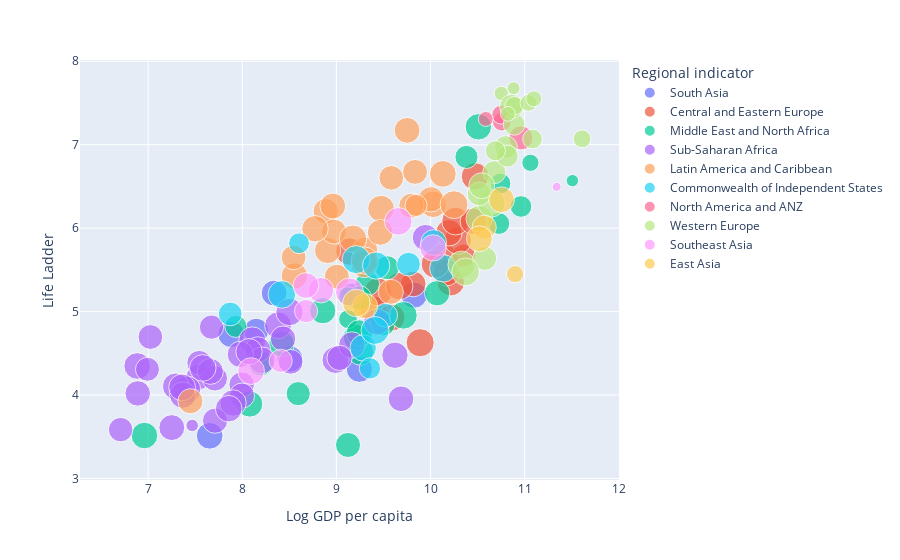

The code cell stored with this chart in its notebook:
### Code cell
#Essayons de faire apparaite la corruption sur les graphes plus haut

import plotly.express as px
import plotly.graph_objects as go

fig = px.scatter(df_global2_mean_region, x='Log GDP per capita',y='Life Ladder',color='Regional indicator',
                 size="Perceptions of corruption",hover_data=['Country name','Perceptions of corruption'])
fig.show()

### Figure 1 — Plotly figure (JSON) as saved in the notebook; plotly's stock layout.template omitted (floating-point values rounded to 4 significant figures)
{"data": [{"customdata": [["Afghanistan", 0.8495], ["Bangladesh", 0.7389], ["Bhutan", 0.6953], ["India", 0.8251], ["Maldives", 0.825], ["Nepal", 0.8451], ["Pakistan", 0.7977], ["Sri Lanka", 0.8219]], "hovertemplate": "Regional indicator=South Asia<br>Log GDP per capita=%{x}<br>Life Ladder=%{y}<br>Perceptions of corruption=%{customdata[1]}<br>Country name=%{customdata[0]}<extra></extra>", "legendgroup": "South Asia", "marker": {"color": "#636efa", "size": [0.8495, 0.7389, 0.6953, 0.8251, 0.825, 0.8451, 0.7977, 0.8219], "sizemode": "area", "sizeref": 0.00238, "symbol": "circle"}, "mode": "markers", "name": "South Asia", "orientation": "v", "showlegend": true, "type": "scatter", "x": [7.654, 8.149, 9.17, 8.506, 9.826, 7.883, 8.339, 9.245], "xaxis": "x", "y": [3.512, 4.771, 5.197, 4.432, 5.198, 4.728, 5.222, 4.31], "yaxis": "y"}, {"customdata": [["Albania", 0.8716], ["Bosnia and Herzegovina", 0.9432], ["Bulgaria", 0.9412], ["Croatia", 0.9287], ["Czech Republic", 0.9024], ["Estonia", 0.6568], ["Hungary", 0.9039], ["Kosovo", 0.9095], ["Latvia", 0.858], ["Lithuania", 0.9126], ["Montenegro", 0.7871], ["North Macedonia", 0.8744], ["Poland", 0.8371], ["Romania", 0.9521], ["Serbia", 0.894], ["Slovakia", 0.9161], ["Slovenia", 0.8396]], "hovertemplate": "Regional indicator=Central and Eastern Europe<br>Log GDP per capita=%{x}<br>Life Ladder=%{y}<br>Perceptions of corruption=%{customdata[1]}<br>Country name=%{customdata[0]}<extra></extra>", "legendgroup": "Central and Eastern Europe", "marker": {"color": "#EF553B", "size": [0.8716, 0.9432, 0.9412, 0.9287, 0.9024, 0.6568, 0.9039, 0.9095, 0.858, 0.9126, 0.7871, 0.8744, 0.8371, 0.9521, 0.894, 0.9161, 0.8396], "sizemode": "area", "sizeref": 0.00238, "symbol": "circle"}, "mode": "markers", "name": "Central and Eastern Europe", "orientation": "v", "showlegend": true, "type": "scatter", "x": [9.394, 9.442, 9.89, 10.14, 10.47, 10.35, 10.21, 9.139, 10.17, 10.29, 9.816, 9.586, 10.2, 10.05, 9.668, 10.27, 10.46], "xaxis": "x", "y": [5.026, 5.235, 4.627, 5.646, 6.62, 5.67, 5.353, 5.719, 5.468, 5.853, 5.331, 4.928, 5.945, 5.57, 5.305, 6.084, 6.083], "yaxis": "y"}, {"customdata": [["Algeria", 0.6998], ["Bahrain", 0.5678], ["Central African Republic", 0.842], ["Djibouti", 0.5815], ["Egypt", 0.8232], ["Iran", 0.7161], ["Iraq", 0.8121], ["Israel", 0.8323], ["Jordan", 0.7026], ["Kuwait", 0.5587], ["Lebanon", 0.909], ["Libya", 0.687], ["Morocco", 0.8177], ["Oman", 0.636], ["Palestinian Territories", 0.7966], ["Qatar", 0.184], ["Saudi Arabia", 0.5137], ["Somalia", 0.4357], ["Somaliland region", 0.4188], ["South Sudan", 0.7495], ["Sudan", 0.7258], ["Syria", 0.6961], ["Tunisia", 0.8389], ["Turkey", 0.7684], ["United Arab Emirates", 0.354], ["Yemen", 0.8204]], "hovertemplate": "Regional indicator=Middle East and North Africa<br>Log GDP per capita=%{x}<br>Life Ladder=%{y}<br>Perceptions of corruption=%{customdata[1]}<br>Country name=%{customdata[0]}<extra></extra>", "legendgroup": "Middle East and North Africa", "marker": {"color": "#00cc96", "size": [0.6998, 0.5678, 0.842, 0.5815, 0.8232, 0.7161, 0.8121, 0.8323, 0.7026, 0.5587, 0.909, 0.687, 0.8177, 0.636, 0.7966, 0.184, 0.5137, 0.4357, 0.4188, 0.7495, 0.7258, 0.6961, 0.8389, 0.7684, 0.354, 0.8204], "sizemode": "area", "sizeref": 0.00238, "symbol": "circle"}, "mode": "markers", "name": "Middle East and North Africa", "orientation": "v", "showlegend": true, "type": "scatter", "x": [9.33, 10.73, 6.961, 7.933, 9.256, 9.496, 9.212, 10.51, 9.244, 10.96, 9.712, 9.539, 8.855, 10.38, 8.418, 11.51, 10.74, 9.123, 9.123, 9.123, 8.2, 8.595, 9.245, 10.07, 11.06, 8.079], "xaxis": "x", "y": [5.334, 6.055, 3.515, 4.822, 4.515, 4.854, 4.69, 7.215, 5.165, 6.26, 4.955, 5.526, 5.011, 6.853, 4.612, 6.569, 6.535, 5.183, 4.909, 3.402, 4.379, 4.017, 4.744, 5.22, 6.783, 3.893], "yaxis": "y"}, {"customdata": [["Angola", 0.8668], ["Benin", 0.7749], ["Botswana", 0.7835], ["Burkina Faso", 0.7614], ["Burundi", 0.7115], ["Cameroon", 0.8769], ["Chad", 0.8663], ["Comoros", 0.757], ["Congo (Brazzaville)", 0.7807], ["Congo (Kinshasa)", 0.8455], ["Ethiopia", 0.7305], ["Gabon", 0.8284], ["Gambia", 0.7017], ["Ghana", 0.8606], ["Guinea", 0.7672], ["Ivory Coast", 0.7697], ["Kenya", 0.8611], ["Lesotho", 0.8276], ["Liberia", 0.852], ["Madagascar", 0.8351], ["Malawi", 0.7727], ["Mali", 0.8019], ["Mauritania", 0.7314], ["Mauritius", 0.8239], ["Mozambique", 0.7296], ["Namibia", 0.8346], ["Niger", 0.684], ["Nigeria", 0.8933], ["Rwanda", 0.1845], ["Senegal", 0.8217], ["Sierra Leone", 0.8562], ["South Africa", 0.8439], ["Swaziland", 0.7602], ["Tanzania", 0.7558], ["Togo", 0.8001], ["Uganda", 0.8458], ["Zambia", 0.8285], ["Zimbabwe", 0.8427]], "hovertemplate": "Regional indicator=Sub-Saharan Africa<br>Log GDP per capita=%{x}<br>Life Ladder=%{y}<br>Perceptions of corruption=%{customdata[1]}<br>Country name=%{customdata[0]}<extra></extra>", "legendgroup": "Sub-Saharan Africa", "marker": {"color": "#ab63fa", "size": [0.8668, 0.7749, 0.7835, 0.7614, 0.7115, 0.8769, 0.8663, 0.757, 0.7807, 0.8455, 0.7305, 0.8284, 0.7017, 0.8606, 0.7672, 0.7697, 0.8611, 0.8276, 0.852, 0.8351, 0.7727, 0.8019, 0.7314, 0.8239, 0.7296, 0.8346, 0.684, 0.8933, 0.1845, 0.8217, 0.8562, 0.8439, 0.7602, 0.7558, 0.8001, 0.8458, 0.8285, 0.8427], "sizemode": "area", "sizeref": 0.00238, "symbol": "circle"}, "mode": "markers", "name": "Sub-Saharan Africa", "orientation": "v", "showlegend": true, "type": "scatter", "x": [8.99, 7.994, 9.687, 7.538, 6.708, 8.107, 7.416, 7.997, 8.166, 6.884, 7.543, 9.622, 7.673, 8.38, 7.709, 8.433, 8.208, 7.903, 7.294, 7.368, 6.89, 7.661, 8.514, 9.946, 7.024, 9.164, 6.993, 8.502, 7.468, 7.98, 7.361, 9.431, 9.034, 7.711, 7.252, 7.58, 8.072, 7.856], "xaxis": "x", "y": [4.42, 4.125, 3.956, 4.216, 3.586, 4.655, 4.066, 3.993, 4.545, 4.348, 4.387, 4.477, 4.814, 4.836, 4.2, 4.676, 4.416, 3.905, 4.105, 4.0, 4.02, 4.283, 4.398, 5.887, 4.696, 4.599, 4.309, 4.995, 3.636, 4.488, 4.092, 4.878, 4.446, 3.693, 3.61, 4.325, 4.52, 3.837], "yaxis": "y"}, {"customdata": [["Argentina", 0.8416], ["Belize", 0.7755], ["Bolivia", 0.8218], ["Brazil", 0.7249], ["Chile", 0.7745], ["Colombia", 0.8473], ["Costa Rica", 0.7951], ["Cuba", 0.7458], ["Dominican Republic", 0.7486], ["Ecuador", 0.7746], ["El Salvador", 0.7406], ["Guatemala", 0.7943], ["Guyana", 0.836], ["Haiti", 0.7495], ["Honduras", 0.8346], ["Jamaica", 0.8999], ["Mexico", 0.7401], ["Nicaragua", 0.7303], ["Panama", 0.8549], ["Paraguay", 0.8348], ["Peru", 0.8825], ["Suriname", 0.751], ["Trinidad and Tobago", 0.927], ["Uruguay", 0.5833], ["Venezuela", 0.7972]], "hovertemplate": "Regional indicator=Latin America and Caribbean<br>Log GDP per capita=%{x}<br>Life Ladder=%{y}<br>Perceptions of corruption=%{customdata[1]}<br>Country name=%{customdata[0]}<extra></extra>", "legendgroup": "Latin America and Caribbean", "marker": {"color": "#FFA15A", "size": [0.8416, 0.7755, 0.8218, 0.7249, 0.7745, 0.8473, 0.7951, 0.7458, 0.7486, 0.7746, 0.7406, 0.7943, 0.836, 0.7495, 0.8346, 0.8999, 0.7401, 0.7303, 0.8549, 0.8348, 0.8825, 0.751, 0.927, 0.5833, 0.7972], "sizemode": "area", "sizeref": 0.00238, "symbol": "circle"}, "mode": "markers", "name": "Latin America and Caribbean", "orientation": "v", "showlegend": true, "type": "scatter", "x": [10.03, 8.887, 8.907, 9.584, 10.0, 9.475, 9.751, 9.005, 9.578, 9.303, 8.974, 8.962, 8.773, 7.449, 8.554, 9.176, 9.836, 8.546, 10.13, 9.296, 9.302, 9.797, 10.25, 9.847, 9.466], "xaxis": "x", "y": [6.286, 6.204, 5.732, 6.603, 6.345, 6.234, 7.172, 5.418, 5.237, 5.742, 5.959, 6.265, 5.993, 3.926, 5.428, 5.873, 6.674, 5.65, 6.65, 5.566, 5.611, 6.269, 6.281, 6.272, 5.949], "yaxis": "y"}, {"customdata": [["Armenia", 0.832], ["Azerbaijan", 0.6855], ["Belarus", 0.6682], ["Georgia", 0.5421], ["Kazakhstan", 0.7936], ["Kyrgyzstan", 0.9034], ["Moldova", 0.9327], ["Russia", 0.9025], ["Tajikistan", 0.6709], ["Turkmenistan", 0.888], ["Ukraine", 0.9321], ["Uzbekistan", 0.5149]], "hovertemplate": "Regional indicator=Commonwealth of Independent States<br>Log GDP per capita=%{x}<br>Life Ladder=%{y}<br>Perceptions of corruption=%{customdata[1]}<br>Country name=%{customdata[0]}<extra></extra>", "legendgroup": "Commonwealth of Independent States", "marker": {"color": "#19d3f3", "size": [0.832, 0.6855, 0.6682, 0.5421, 0.7936, 0.9034, 0.9327, 0.9025, 0.6709, 0.888, 0.9321, 0.5149], "sizemode": "area", "sizeref": 0.00238, "symbol": "circle"}, "mode": "markers", "name": "Commonwealth of Independent States", "orientation": "v", "showlegend": true, "type": "scatter", "x": [9.285, 9.523, 9.766, 9.356, 10.03, 8.421, 9.21, 10.14, 7.872, 9.423, 9.411, 8.603], "xaxis": "x", "y": [4.565, 4.956, 5.569, 4.32, 5.828, 5.206, 5.623, 5.518, 4.972, 5.552, 4.774, 5.819], "yaxis": "y"}, {"customdata": [["Australia", 0.4173], ["Canada", 0.4177], ["New Zealand", 0.2646], ["United States", 0.6889]], "hovertemplate": "Regional indicator=North America and ANZ<br>Log GDP per capita=%{x}<br>Life Ladder=%{y}<br>Perceptions of corruption=%{customdata[1]}<br>Country name=%{customdata[0]}<extra></extra>", "legendgroup": "North America and ANZ", "marker": {"color": "#FF6692", "size": [0.4173, 0.4177, 0.2646, 0.6889], "sizemode": "area", "sizeref": 0.00238, "symbol": "circle"}, "mode": "markers", "name": "North America and ANZ", "orientation": "v", "showlegend": true, "type": "scatter", "x": [10.76, 10.75, 10.59, 10.96], "xaxis": "x", "y": [7.275, 7.359, 7.308, 7.082], "yaxis": "y"}, {"customdata": [["Austria", 0.5639], ["Belgium", 0.6209], ["Cyprus", 0.8434], ["Denmark", 0.1991], ["Finland", 0.2445], ["France", 0.6296], ["Germany", 0.5762], ["Greece", 0.8853], ["Iceland", 0.6979], ["Ireland", 0.4589], ["Italy", 0.9046], ["Luxembourg", 0.3779], ["Malta", 0.6688], ["Netherlands", 0.4098], ["North Cyprus", 0.6839], ["Norway", 0.3375], ["Portugal", 0.9187], ["Spain", 0.7973], ["Sweden", 0.2605], ["Switzerland", 0.3046], ["United Kingdom", 0.4798]], "hovertemplate": "Regional indicator=Western Europe<br>Log GDP per capita=%{x}<br>Life Ladder=%{y}<br>Perceptions of corruption=%{customdata[1]}<br>Country name=%{customdata[0]}<extra></extra>", "legendgroup": "Western Europe", "marker": {"color": "#B6E880", "size": [0.5639, 0.6209, 0.8434, 0.1991, 0.2445, 0.6296, 0.5762, 0.8853, 0.6979, 0.4589, 0.9046, 0.3779, 0.6688, 0.4098, 0.6839, 0.3375, 0.9187, 0.7973, 0.2605, 0.3046, 0.4798], "sizemode": "area", "sizeref": 0.00238, "symbol": "circle"}, "mode": "markers", "name": "Western Europe", "orientation": "v", "showlegend": true, "type": "scatter", "x": [10.89, 10.8, 10.52, 10.88, 10.75, 10.68, 10.81, 10.33, 10.86, 11.08, 10.65, 11.61, 10.52, 10.89, 10.58, 11.04, 10.37, 10.54, 10.82, 11.1, 10.69], "xaxis": "x", "y": [7.244, 6.972, 6.113, 7.677, 7.615, 6.671, 6.863, 5.561, 7.458, 7.069, 6.298, 7.07, 6.41, 7.466, 5.637, 7.501, 5.476, 6.509, 7.369, 7.55, 6.927], "yaxis": "y"}, {"customdata": [["Cambodia", 0.8525], ["Indonesia", 0.9271], ["Laos", 0.6378], ["Malaysia", 0.8282], ["Myanmar", 0.642], ["Philippines", 0.7794], ["Singapore", 0.09557], ["Thailand", 0.9086], ["Vietnam", 0.7866]], "hovertemplate": "Regional indicator=Southeast Asia<br>Log GDP per capita=%{x}<br>Life Ladder=%{y}<br>Perceptions of corruption=%{customdata[1]}<br>Country name=%{customdata[0]}<extra></extra>", "legendgroup": "Southeast Asia", "marker": {"color": "#FF97FF", "size": [0.8525, 0.9271, 0.6378, 0.8282, 0.642, 0.7794, 0.09557, 0.9086, 0.7866], "sizemode": "area", "sizeref": 0.00238, "symbol": "circle"}, "mode": "markers", "name": "Southeast Asia", "orientation": "v", "showlegend": true, "type": "scatter", "x": [8.094, 9.139, 8.678, 10.03, 8.408, 8.836, 11.34, 9.658, 8.676], "xaxis": "x", "y": [4.287, 5.235, 5.006, 5.764, 4.41, 5.257, 6.495, 6.081, 5.313], "yaxis": "y"}, {"customdata": [["China", 0.755], ["Hong Kong S.A.R. of China", 0.3533], ["Japan", 0.6931], ["Mongolia", 0.8996], ["South Korea", 0.7944], ["Taiwan Province of China", 0.7867]], "hovertemplate": "Regional indicator=East Asia<br>Log GDP per capita=%{x}<br>Life Ladder=%{y}<br>Perceptions of corruption=%{customdata[1]}<br>Country name=%{customdata[0]}<extra></extra>", "legendgroup": "East Asia", "marker": {"color": "#FECB52", "size": [0.755, 0.3533, 0.6931, 0.8996, 0.7944, 0.7867], "sizemode": "area", "sizeref": 0.00238, "symbol": "circle"}, "mode": "markers", "name": "East Asia", "orientation": "v", "showlegend": true, "type": "scatter", "x": [9.305, 10.9, 10.57, 9.212, 10.52, 10.75], "xaxis": "x", "y": [5.066, 5.45, 6.012, 5.102, 5.873, 6.34], "yaxis": "y"}], "layout": {"legend": {"itemsizing": "constant", "title": {"text": "Regional indicator"}, "tracegroupgap": 0}, "margin": {"t": 60}, "xaxis": {"anchor": "y", "domain": [0, 1], "title": {"text": "Log GDP per capita"}}, "yaxis": {"anchor": "x", "domain": [0, 1], "title": {"text": "Life Ladder"}}}}
